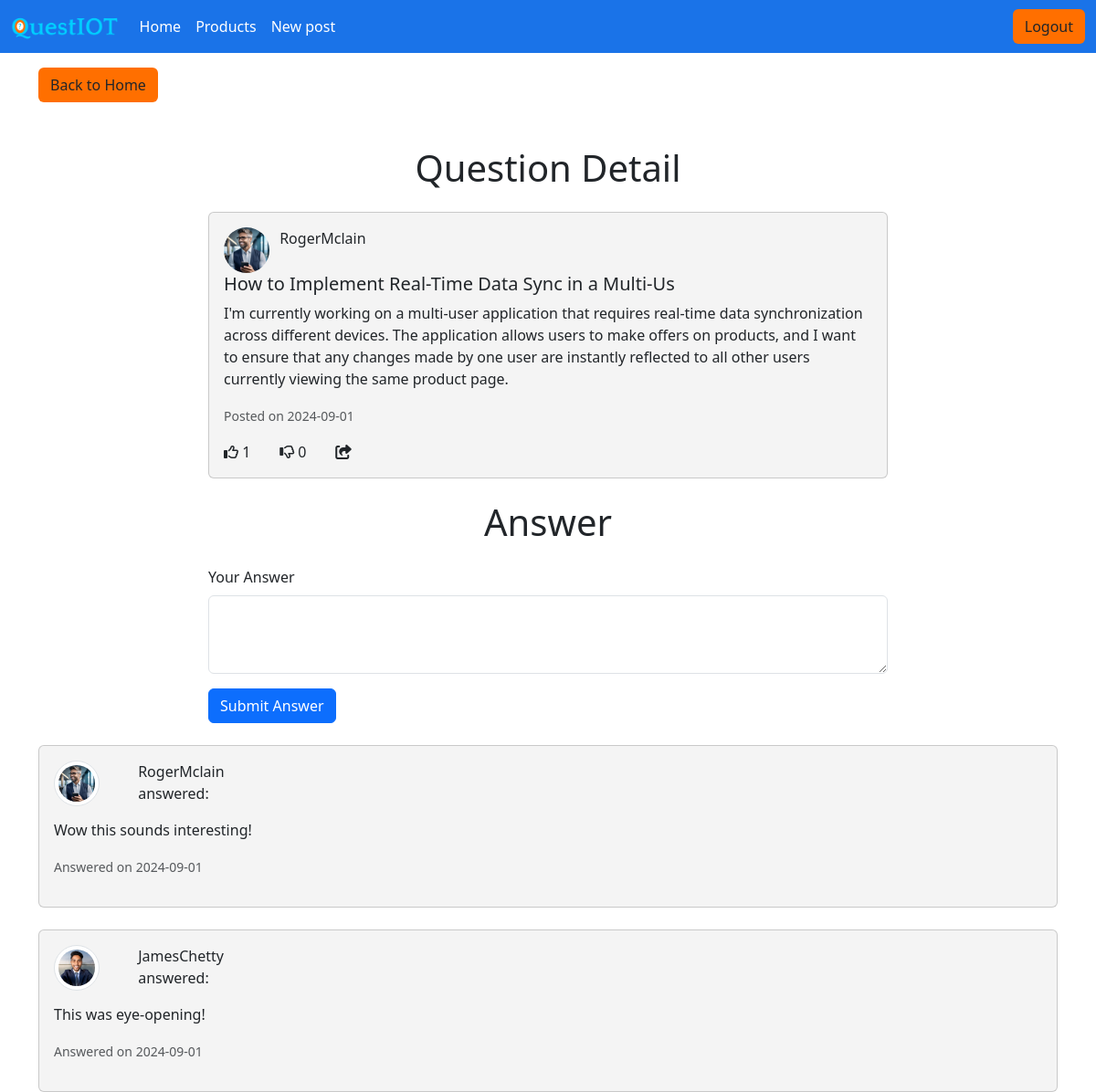
The page /pages/questionpostpage.php?id=17 (signed in) on the database its author committed.
### tables this page shows
CREATE TABLE `question` (
  `questionid` int(11) NOT NULL,
  `heading` varchar(50) NOT NULL,
  `question_text` text NOT NULL,
  `userid` int(11) DEFAULT NULL,
  `like` int(11) DEFAULT 0,
  `dislike` int(11) DEFAULT 0,
  `categoriesid` int(11) DEFAULT NULL,
  `created_at` date DEFAULT current_timestamp()
);

CREATE TABLE `users` (
  `userid` int(11) NOT NULL,
  `username` varchar(50) NOT NULL,
  `email` varchar(100) NOT NULL,
  `password` varchar(50) NOT NULL,
  `usertype` varchar(50) DEFAULT NULL,
  `userImage` varchar(255) DEFAULT NULL
);

CREATE TABLE `answer` (
  `answerid` int(11) NOT NULL,
  `questionid` int(11) DEFAULT NULL,
  `userid` int(11) DEFAULT NULL,
  `answer_text` text DEFAULT NULL,
  `created_at` date DEFAULT current_timestamp(),
  `like` int(11) DEFAULT NULL,
  `dislike` int(11) DEFAULT NULL
);

### pages/questionpostpage.php (the view, shortened to what this page needs)
<?php
require 'config.php';
$questionid = isset($_GET['id']) ? intval($_GET['id']) : 0;
if ($questionid > 0) {
    $sql = "SELECT q.heading, q.question_text, u.username, u.userImage, q.created_at, q.`like`, q.dislike
            FROM question q
            JOIN users u ON q.userid = u.userid
            WHERE q.questionid = ?";
    $stmt = $conn->prepare($sql);
    $stmt->bind_param("i", $questionid);
    $stmt->execute();
    $result = $stmt->get_result();
    if ($result->num_rows > 0) {
        $row = $result->fetch_assoc();
    } else {
        $error = "Question not found.";
    }
} else {
    $error = "Invalid question ID.";
}
$sql = "SELECT a.answer_text, u.username, u.userImage, a.created_at
        FROM answer a
        JOIN users u ON a.userid = u.userid
        WHERE a.questionid = ? ORDER BY a.created_at DESC";
$stmt = $conn->prepare($sql);
$stmt->bind_param("i", $questionid);
$stmt->execute();
$answers_result = $stmt->get_result();
?>
<!doctype html>
<html lang="en">
<head>
    <link href="https://cdn.jsdelivr.net/npm/bootstrap@5.3.3/dist/css/bootstrap.min.css" rel="stylesheet">
    <link href="../css/main.css" rel="stylesheet">
</head>
<body>
    <?php include '../components/navbar.php'; ?>
    <div class="container mt-3">
        <a href="home.php" class="btn btn-outline-sucess">Back to Home</a>
    </div>
    <div class="container mt-5">
        <div class="text-center mb-4">
            <h1>Question Detail</h1>
        </div>
        <?php if (isset($error)): ?>
            <p class="text-danger text-center"><?php echo htmlspecialchars($error); ?></p>
        <?php else: ?>
            <div class="card col-8 mx-auto mb-4 post-background">
                <div class="card-body">
                    <div class="row">
                        <div class="col-1">
                            <img src="../uploads/userImages/<?php echo htmlspecialchars($row['userImage']); ?>" alt="User Image" class="rounded-circle" style="width: 50px; height: 50px;">
                        </div>
                        <div class="col-2">
                            <p><?php echo htmlspecialchars($row['username']); ?></p>
                        </div>
                    </div>
                    <h5 class="card-title"><?php echo htmlspecialchars($row['heading']); ?></h5>
                    <p class="card-text"><?php echo htmlspecialchars($row['question_text']); ?></p>
                    <p class="card-text"><small class="text-muted">Posted on <?php echo htmlspecialchars($row['created_at']); ?></small></p>
                    <div class="row">
                        <div class="col-1">
                            <i class="fa-regular fa-thumbs-up like-toggle" data-id="<?php echo htmlspecialchars($questionid); ?>"></i>
                            <span class="like-count"><?php echo htmlspecialchars($row['like']); ?></span>
                        </div>
                        <div class="col-1">
                            <i class="fa-regular fa-thumbs-down dislike-toggle" data-id="<?php echo htmlspecialchars($questionid); ?>"></i>
                            <span class="dislike-count"><?php echo htmlspecialchars($row['dislike']); ?></span>
                        </div>
                        <div class="col-1">
                            <i class="fa-solid fa-share-from-square"></i>
                        </div>
                    </div>
                </div>
            </div>
            <div class="text-center mb-4">
                <h1>Answer</h1>
            </div>
            <form action="" method="POST" class="col-8 mx-auto">
                <div class="mb-3">
                    <label for="answer" class="form-label">Your Answer</label>
                    <textarea class="form-control" id="answer" name="answer" rows="3" required></textarea>
                </div>
                <button type="submit" class="btn btn-primary">Submit Answer</button>
            </form>
            <?php if ($answers_result->num_rows > 0): ?>
                <?php while ($answer = $answers_result->fetch_assoc()): ?>
                    <div class="card mt-4 post-background">
                        <div class="card-body">
                            <div class="row">
                                <div class="col-1">
                                    <img src="../uploads/userImages/<?php echo htmlspecialchars($answer['userImage']); ?>" alt="User Image" class="img-thumbnail rounded-circle" style="width: 50px; height: 50px;">
                                </div>
                                <div class="col-2">
                                    <p><?php echo htmlspecialchars($answer['username']); ?> answered:</p>
                                </div>
                            </div>
                            <p><?php echo htmlspecialchars($answer['answer_text']); ?></p>
                            <p><small class="text-muted">Answered on <?php echo htmlspecialchars($answer['created_at']); ?></small></p>
                        </div>
                    </div>
                <?php endwhile; ?>
            <?php endif; ?>
        <?php endif; ?>
    </div>
</body>
</html>

### css/main.css (style rules this page uses)
.post-background { background-color: #F4F4F4; }
.btn-outline-sucess { background: #FF6F00 !important; }

### rows shown on the page
question: userid.userImage (picture), userid.username "RogerMclain", heading "How to Implement Real-Time Data Sync in a Multi-Us", question_text "I'm currently working on a multi-user application that requires real-time data synchronization across different devices. The application allows users to make offers on products, and I want to ensure that any changes made by one user are instantly reflected to all other users currently viewing the same product page.", created_at "2024-09-01", like "1", dislike "0"
answer: userid.userImage (picture), userid.username "RogerMclain", answer_text "Wow this sounds interesting!", created_at "2024-09-01"
answer: userid.userImage (picture), userid.username "JamesChetty", answer_text "This was eye-opening!", created_at "2024-09-01"
